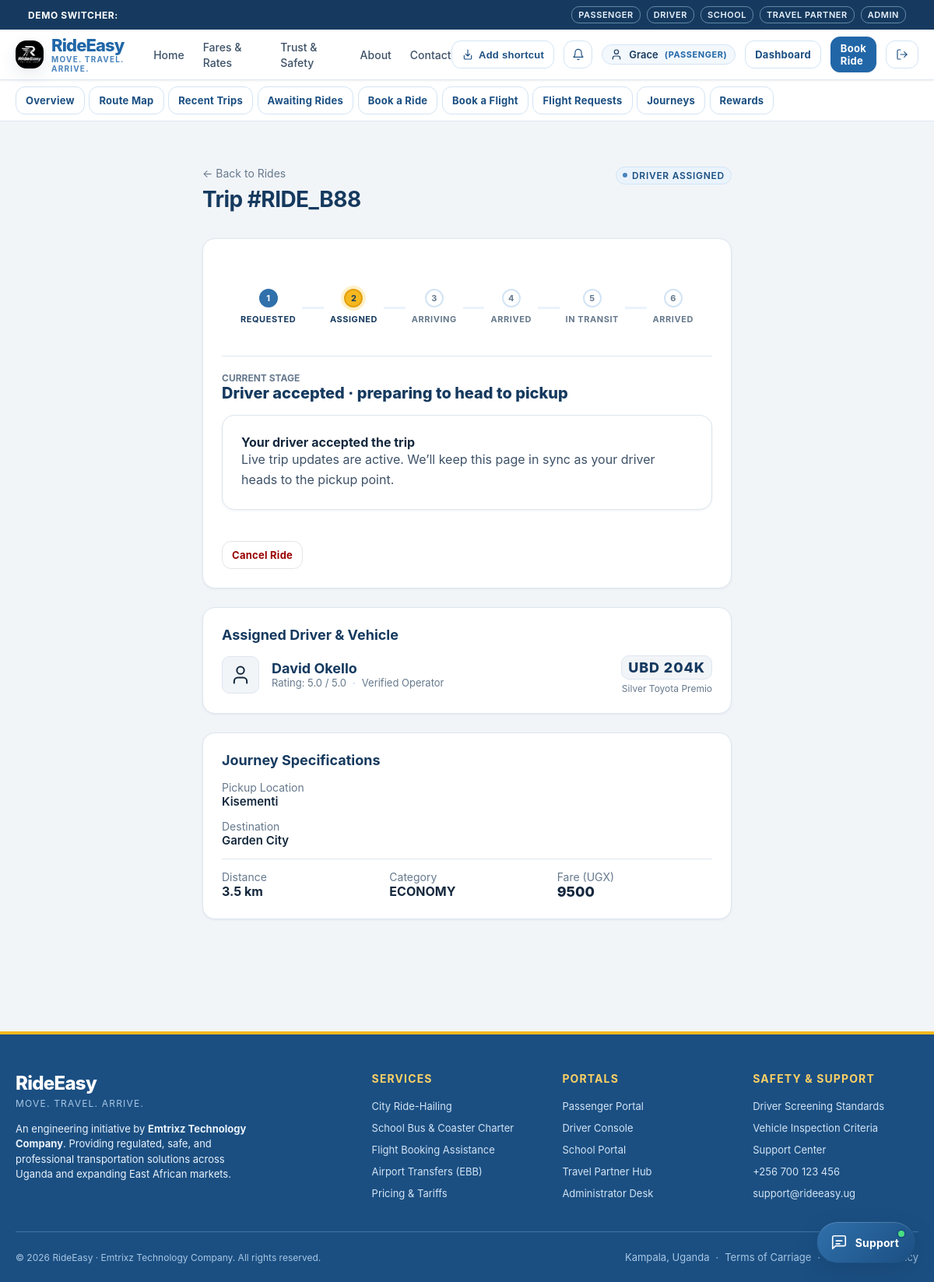
/passenger/rides/ride_b8831147cc (signed in), run on an earlier commit of the app's database.
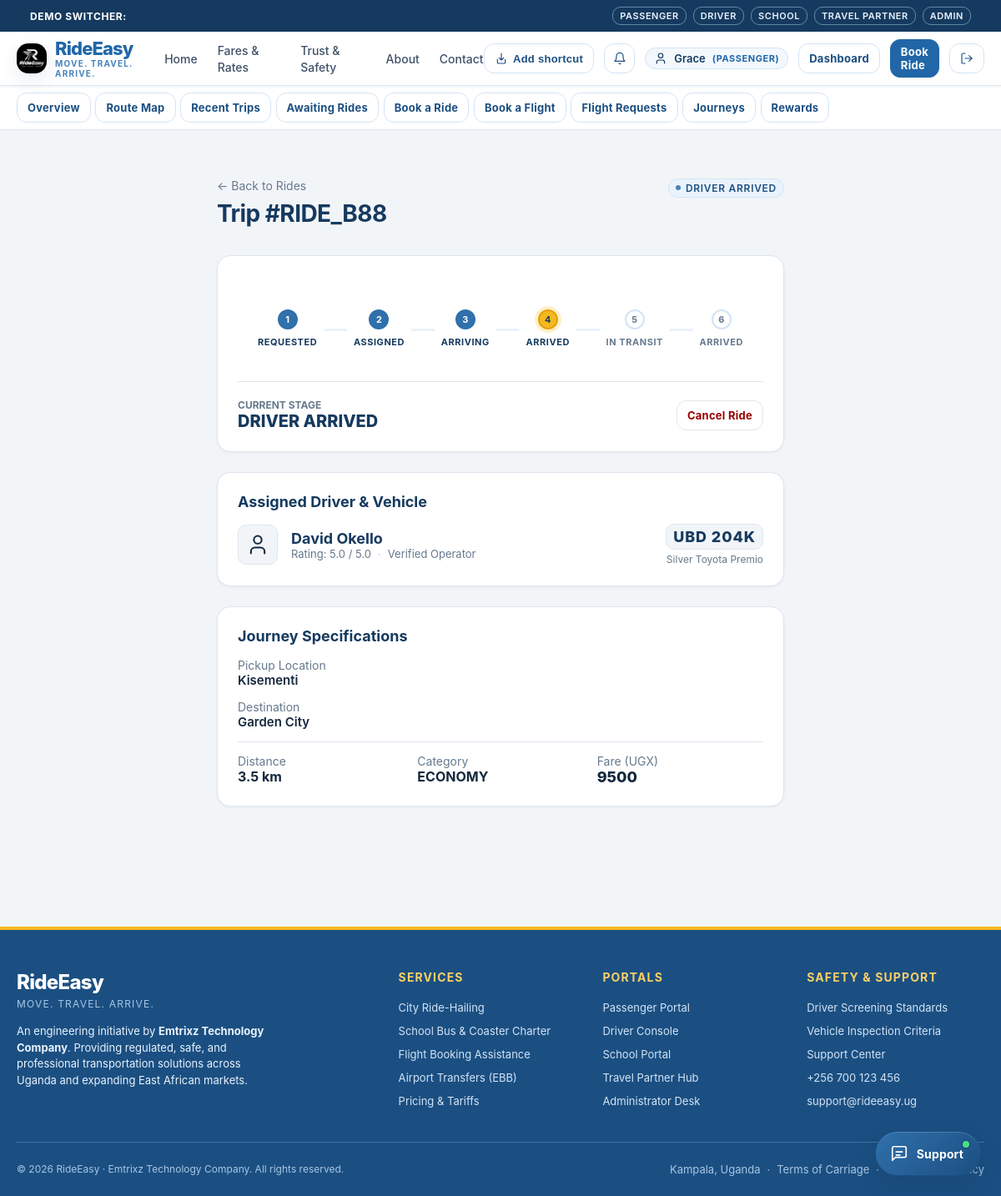
And on a later commit of the database.
### tables this page shows
CREATE TABLE rides (
    id TEXT PRIMARY KEY,
    passenger_id TEXT NOT NULL,
    driver_id TEXT,
    category TEXT NOT NULL CHECK(category IN ('BODA', 'ECONOMY', 'COMFORT', 'PREMIUM')),
    pickup_address TEXT NOT NULL,
    pickup_lat REAL NOT NULL,
    pickup_lng REAL NOT NULL,
    destination_address TEXT NOT NULL,
    destination_lat REAL NOT NULL,
    destination_lng REAL NOT NULL,
    estimated_distance_km REAL NOT NULL,
    estimated_fare_ugx INTEGER NOT NULL,
    final_fare_ugx INTEGER,
    payment_method TEXT NOT NULL DEFAULT 'CASH' CHECK(payment_method IN ('CASH', 'MTN_MOMO', 'AIRTEL_MONEY', 'CARD')),
    payment_status TEXT NOT NULL DEFAULT 'UNPAID' CHECK(payment_status IN ('UNPAID', 'PENDING', 'PAID')),
    status TEXT NOT NULL DEFAULT 'REQUESTED' CHECK(status IN (
        'REQUESTED',
        'SEARCHING_FOR_DRIVER',
        'DRIVER_ASSIGNED',
        'DRIVER_ARRIVING',
        'DRIVER_ARRIVED',
        'TRIP_STARTED',
        'TRIP_COMPLETED',
        'PAYMENT_PENDING',
        'COMPLETED',
        'CANCELLED'
    )),
    cancellation_reason TEXT,
    is_airport_ride INTEGER NOT NULL DEFAULT 0,
    related_journey_id TEXT,
    created_at TIMESTAMP NOT NULL DEFAULT CURRENT_TIMESTAMP,
    updated_at TIMESTAMP NOT NULL DEFAULT CURRENT_TIMESTAMP, cancelled_at TIMESTAMP, driver_response_status TEXT NOT NULL DEFAULT 'ACCEPTED' CHECK(driver_response_status IN ('PENDING', 'ACCEPTED', 'DECLINED')),
    FOREIGN KEY (passenger_id) REFERENCES users(id) ON DELETE CASCADE,
    FOREIGN KEY (driver_id) REFERENCES users(id),
    FOREIGN KEY (related_journey_id) REFERENCES confirmed_journeys(id)
);

### rideeasy/app/routes/passenger.py (the view)
@passenger_bp.route("/rides/<ride_id>")
def ride_detail(ride_id):
    user = AuthService.get_current_user()
    db = get_db()
    ride = db.fetchone(
        """SELECT r.*, u.full_name as driver_name, u.phone as driver_phone,
                  d.rating_avg as driver_rating, v.id as vehicle_id, v.year as vehicle_year,
                  v.plate_number, v.make, v.model, v.color
        FROM rides r
        LEFT JOIN users u ON r.driver_id = u.id
        LEFT JOIN driver_profiles d ON d.user_id = u.id
        LEFT JOIN vehicles v ON v.driver_id = u.id
        WHERE r.id = ? AND r.passenger_id = ?""",
        (ride_id, user["id"])
    )
    if not ride:
        abort(404)
    can_cancel = ride["status"] not in ("TRIP_STARTED", "TRIP_COMPLETED", "COMPLETED", "CANCELLED")
    car_photos = VehiclePhotoService.photo_status(ride["vehicle_id"]) if ride.get("vehicle_id") else []
    return render_template(
        "passenger/ride_detail.html",
        user=user,
        ride=ride,
        can_cancel=can_cancel,
        car_photos=car_photos,
        car_color_hex=VehiclePhotoService.color_hex(ride.get("color")),
    )

### rideeasy/app/repositories/database.py (called while the page is built)
def get_db() -> Database:
    global _db_instance
    try:
        from flask import current_app, has_app_context
        if has_app_context():
            db_url = current_app.config.get("TURSO_DATABASE_URL", "")
            auth_token = current_app.config.get("TURSO_AUTH_TOKEN", "")
            local_path = current_app.config.get("LOCAL_DB_PATH", Config.LOCAL_DB_PATH)
            if (
                _db_instance is None
                or _db_instance.db_url != db_url
                or _db_instance.auth_token != auth_token
                or _db_instance.local_path != local_path
            ):
                _db_instance = Database(db_url, auth_token, local_path)
            return _db_instance
    except ImportError:
        pass
    if _db_instance is None:
        _db_instance = Database()
    return _db_instance

    def _get_sqlite_conn(self) -> sqlite3.Connection:
        conn = sqlite3.connect(self.local_path, timeout=10.0, check_same_thread=False)
        conn.row_factory = sqlite3.Row
        conn.execute("PRAGMA foreign_keys = ON;")
        return conn

### rideeasy/app/routes/passenger.py (called while the page is built)
@passenger_bp.before_request
@login_required
@role_required("PASSENGER", "ADMIN")
def before_request():
    pass

### rideeasy/app/templates/passenger/ride_detail.html (shortened to what the changed rows need)
{% extends "base.html" %}
{% block content %}
<div class="container section">
  <div style="max-width: 680px; margin: 0 auto;">
    <div style="margin-bottom: 1.5rem; display: flex; justify-content: space-between; align-items: baseline; flex-wrap: wrap; gap: 0.5rem;">
      <div>
        <h2>Trip #{{ ride.id[:8].upper() }}</h2>
      </div>
      <div>
        <span class="status-indicator">
          <span class="status-dot"></span>
          {% if ride.status == 'DRIVER_ASSIGNED' and ride.driver_response_status == 'PENDING' %}
            Waiting for driver response
          {% else %}
            {{ ride.status.replace('_', ' ') }}
          {% endif %}
        </span>
      </div>
    </div>
    <div id="live-ride-tracker" data-ride-id="{{ ride.id }}" data-status="{{ ride.status }}" data-driver-id="{{ ride.driver_id or '' }}" data-driver-response-status="{{ ride.driver_response_status }}" class="card" style="margin-bottom: 1.5rem;">
      <div class="status-timeline">
        {% set steps = [
          ('REQUESTED', 'Requested'),
          ('DRIVER_ASSIGNED', 'Driver confirmation' if ride.driver_response_status == 'PENDING' else 'Assigned'),
          ('DRIVER_ARRIVING', 'Arriving'),
          ('DRIVER_ARRIVED', 'Arrived'),
          ('TRIP_STARTED', 'In Transit'),
          ('COMPLETED', 'Arrived')
        ] %}
        {% set current_index = 0 %}
        {% if ride.status == 'REQUESTED' %}{% set current_index = 0 %}
        {% elif ride.status == 'SEARCHING_FOR_DRIVER' %}{% set current_index = 0 %}
        {% elif ride.status == 'DRIVER_ASSIGNED' %}{% set current_index = 1 %}
        {% elif ride.status == 'DRIVER_ARRIVING' %}{% set current_index = 2 %}
        {% elif ride.status == 'DRIVER_ARRIVED' %}{% set current_index = 3 %}
        {% elif ride.status == 'TRIP_STARTED' %}{% set current_index = 4 %}
        {% elif ride.status == 'TRIP_COMPLETED' or ride.status == 'COMPLETED' %}{% set current_index = 5 %}
        {% endif %}
        {% for code, label in steps %}
          <div class="timeline-step {% if loop.index0 <= current_index %}passed{% endif %} {% if loop.index0 == current_index %}active{% endif %}">
            <div class="timeline-dot">{{ loop.index }}</div>
            <div class="timeline-label">{{ label }}</div>
          </div>
        {% endfor %}
      </div>
      <div style="border-top: 1px solid var(--color-light-grey); padding-top: 1.25rem; margin-top: 1rem;">
        <div style="display: flex; justify-content: space-between; align-items: center; flex-wrap: wrap; gap: 1rem;">
          <div>
            <div style="font-size: 0.75rem; text-transform: uppercase; font-weight: 700; color: var(--color-medium-grey);">Current Stage</div>
            <div id="live-status-text" style="font-size: 1.25rem; font-weight: 800; color: var(--color-black);">
              {% if ride.status == 'DRIVER_ASSIGNED' and ride.driver_response_status == 'PENDING' %}
                Waiting for driver response
              {% elif ride.driver_response_status == 'ACCEPTED' and ride.status == 'DRIVER_ASSIGNED' %}
                Driver accepted · preparing to head to pickup
              {% elif ride.status == 'SEARCHING_FOR_DRIVER' %}
                Finding an available driver
              {% else %}
                {{ ride.status.replace('_', ' ') }}
              {% endif %}
            </div>
          </div>
          {% if ride.status == 'DRIVER_ASSIGNED' and ride.driver_response_status == 'PENDING' %}
            <div class="card" style="margin-bottom: 1.5rem;">
              <strong>Waiting for driver confirmation</strong>
              <p>The driver has been notified. Live trip updates will begin after they accept.</p>
            </div>
          {% elif ride.driver_response_status == 'ACCEPTED' and ride.status == 'DRIVER_ASSIGNED' %}
            <div class="card" style="margin-bottom: 1.5rem;" role="status">
          <strong>Your driver accepted the trip</strong>
          <p>Live trip updates are active. We’ll keep this page in sync as your driver heads to the pickup point.</p>
            </div>
          {% elif ride.status == 'SEARCHING_FOR_DRIVER' %}
            <div class="card" style="margin-bottom: 1.5rem;">
              <strong>Finding your driver</strong>
              <p>Your request is being offered to an available online driver. This page will update when one responds.</p>
            </div>
          {% endif %}
        </div>
      </div>
    </div>
    <div class="card" style="margin-bottom: 1.5rem;">
      <div style="display: flex; flex-direction: column; gap: 0.875rem;">
        <div>
          <div class="text-subtle">Pickup Location</div>
          <div style="font-weight: 600; font-size: 0.9375rem;">{{ ride.pickup_address }}</div>
        </div>
        <div>
          <div class="text-subtle">Destination</div>
          <div style="font-weight: 600; font-size: 0.9375rem;">{{ ride.destination_address }}</div>
        </div>
        <div style="display: grid; grid-template-columns: 1fr 1fr 1fr; gap: 1rem; border-top: 1px solid var(--color-light-grey); padding-top: 0.875rem;">
          <div>
            <div class="text-subtle">Distance</div>
            <div style="font-weight: 700;">{{ ride.estimated_distance_km }} km</div>
          </div>
          <div>
            <div class="text-subtle">Category</div>
            <div style="font-weight: 700;">{{ ride.category }}</div>
          </div>
          <div>
            <div class="text-subtle">Fare (UGX)</div>
            <div style="font-weight: 800; font-size: 1.125rem;">{{ ride.final_fare_ugx or ride.estimated_fare_ugx | ugx }}</div>
          </div>
        </div>
      </div>
    </div>
  </div>
</div>
{% endblock %}

What changed in the data, as far as the page shows it:
changed rides "ECONOMY": status.replace "DRIVER ASSIGNED" → "DRIVER ARRIVED"; status "DRIVER_ASSIGNED" → "DRIVER_ARRIVED" (drawn); status.replace (not shown) → "DRIVER ARRIVED"
Also different on the page:
text no longer shown: "Driver accepted · preparing to head to pickup Your driver accepted the trip Live trip updates are active. We’ll keep this page in sync as your driver heads to the pickup point."
